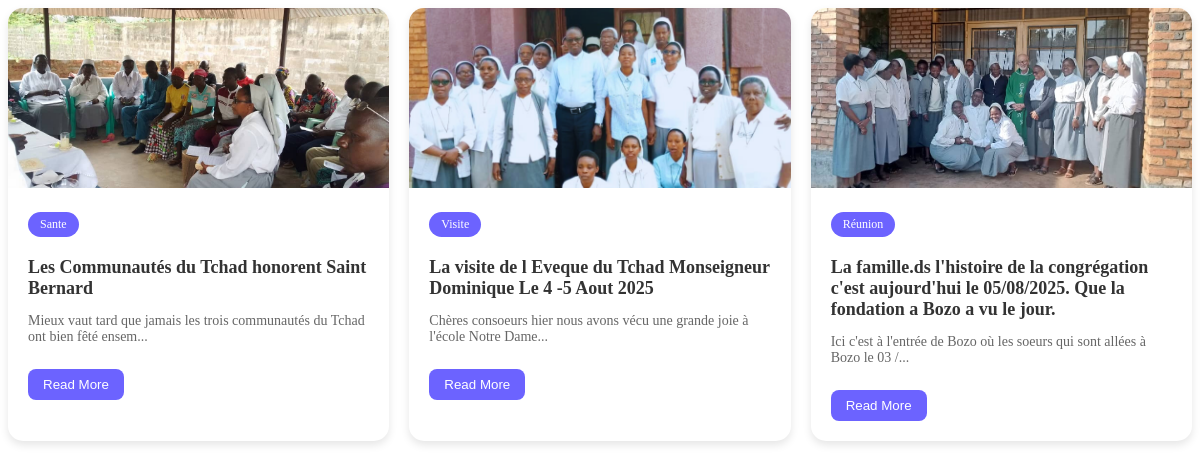
/event.php, run on the app's committed database.
### tables this page shows
CREATE TABLE `evnts` (
  `id` int(11) NOT NULL,
  `event_title` varchar(255) NOT NULL,
  `sector_name` varchar(255) NOT NULL,
  `description` text NOT NULL,
  `event_picture` varchar(255) DEFAULT NULL,
  `created_at` timestamp NOT NULL DEFAULT current_timestamp()
);

### event.php (the view, shortened to what this page needs)
<?php
include './admin/config/conn.php';
$sql = "SELECT * FROM evnts ORDER BY id DESC";
$result = $conn->query($sql);
?>
<!DOCTYPE html>
<html lang="en">
<head>
</head>
<body>
  <div class="con">
    <?php
    if ($result->num_rows > 0) {
        while ($row = $result->fetch_assoc()) {
            echo '<div class="cabb">';
           echo '<img src="admin/uploads/'.$row['event_picture'].'" alt="'.$row['event_title'].'" width="200">';
            echo '<div class="cabb-content">';
            echo '<span class="sector">'.$row['sector_name'].'</span>';
            echo '<h3>'.$row['event_title'].'</h3>';
            echo '<p>'.substr($row['description'],0,80).'...</p>';
           echo '<button class="read-more-btn"
        data-title="'.$row['event_title'].'"
        data-sector="'.$row['sector_name'].'"
        data-desc="'.$row['description'].'"
        data-img="admin/uploads/'.basename($row['event_picture']).'">Read More</button>';
            echo '</div>';
            echo '</div>';
        }
    } else {
        echo "<p>No events found.</p>";
    }
    ?>
  </div>
</body>
</html>

### event.php (style rules this page uses)
.con { display: grid; grid-template-columns: repeat(auto-fit, minmax(300px, 1fr)); gap: 20px; }
.cabb { background: white; border-radius: 15px; overflow: hidden; box-shadow: 0 4px 8px rgba(0,0,0,0.1); transition: transform 0.2s; }
.cabb img { width: 100%; height: 180px; object-fit: cover; }
.cabb-content { padding: 20px; }
.sector { display: inline-block; background: #6c63ff; color: white; font-size: 12px; padding: 5px 12px; border-radius: 20px; margin-bottom: 10px; }
.cabb h3 { margin: 10px 0; font-size: 18px; color: #333; }
.cabb p { font-size: 14px; color: #666; }
.read-more-btn { display: inline-block; margin-top: 10px; padding: 8px 15px; background: #6c63ff; color: #fff; border: none; border-radius: 8px; cursor: pointer; transition: background 0.3s; }

### data on the page
evnts: event_picture (picture), sector_name "Sante", event_title "Les Communautés du Tchad honorent Saint Bernard", description "Mieux vaut tard que jamais les trois communautés du Tchad ont bien fêté ensem"
evnts: event_picture (picture), sector_name "Visite", event_title "La visite de l Eveque du Tchad Monseigneur Dominique Le 4 -5 Aout 2025", description "Chères consoeurs hier nous avons vécu une grande joie à l'école Notre Dame"
evnts: event_picture (picture), sector_name "Réunion", event_title "La famille.ds l'histoire de la congrégation c'est aujourd'hui le 05/08/2025. Que la fondation a Bozo a vu le jour.", description "Ici c'est à l'entrée de Bozo où les soeurs qui sont allées à Bozo le 03 /"
